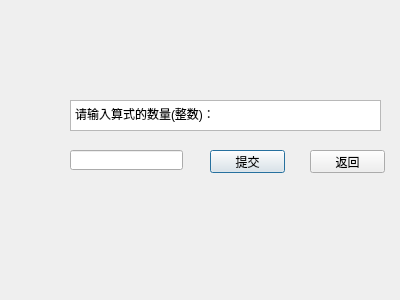
<?xml version="1.0" encoding="UTF-8"?>
<ui version="4.0">
 <class>simnum</class>
 <widget class="QDialog" name="simnum">
  <property name="geometry">
   <rect>
    <x>0</x>
    <y>0</y>
    <width>400</width>
    <height>300</height>
   </rect>
  </property>
  <property name="windowTitle">
   <string>Dialog</string>
  </property>
  <widget class="QTextEdit" name="textEdit">
   <property name="geometry">
    <rect>
     <x>70</x>
     <y>100</y>
     <width>311</width>
     <height>31</height>
    </rect>
   </property>
   <property name="html">
    <string>&lt;!DOCTYPE HTML PUBLIC &quot;-//W3C//DTD HTML 4.0//EN&quot; &quot;http://www.w3.org/TR/REC-html40/strict.dtd&quot;&gt;
&lt;html&gt;&lt;head&gt;&lt;meta name=&quot;qrichtext&quot; content=&quot;1&quot; /&gt;&lt;style type=&quot;text/css&quot;&gt;
p, li { white-space: pre-wrap; }
&lt;/style&gt;&lt;/head&gt;&lt;body style=&quot; font-family:'SimSun'; font-size:9pt; font-weight:400; font-style:normal;&quot;&gt;
&lt;p style=&quot; margin-top:0px; margin-bottom:0px; margin-left:0px; margin-right:0px; -qt-block-indent:0; text-indent:0px;&quot;&gt;请输入算式的数量(整数)：&lt;/p&gt;&lt;/body&gt;&lt;/html&gt;</string>
   </property>
  </widget>
  <widget class="QPushButton" name="pushButton_2">
   <property name="geometry">
    <rect>
     <x>210</x>
     <y>150</y>
     <width>75</width>
     <height>23</height>
    </rect>
   </property>
   <property name="text">
    <string>提交</string>
   </property>
  </widget>
  <widget class="QPushButton" name="pushButton_3">
   <property name="geometry">
    <rect>
     <x>310</x>
     <y>150</y>
     <width>75</width>
     <height>23</height>
    </rect>
   </property>
   <property name="text">
    <string>返回</string>
   </property>
  </widget>
  <widget class="QLineEdit" name="lineEdit_2">
   <property name="geometry">
    <rect>
     <x>70</x>
     <y>150</y>
     <width>113</width>
     <height>20</height>
    </rect>
   </property>
  </widget>
 </widget>
 <resources/>
 <connections/>
</ui>
